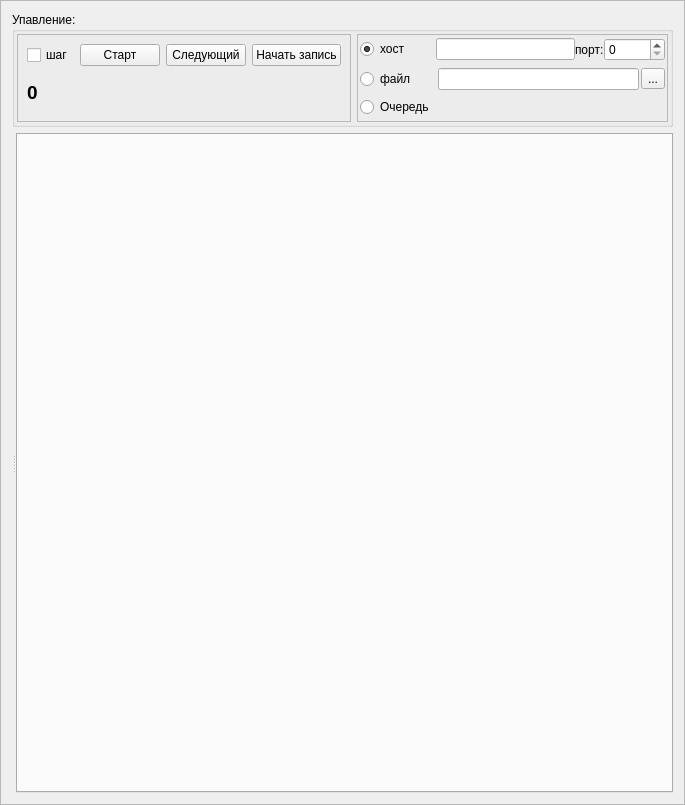
<?xml version="1.0" encoding="UTF-8"?>
<ui version="4.0">
 <class>Frame</class>
 <widget class="QFrame" name="Frame">
  <property name="geometry">
   <rect>
    <x>0</x>
    <y>0</y>
    <width>685</width>
    <height>805</height>
   </rect>
  </property>
  <property name="windowTitle">
   <string>Frame</string>
  </property>
  <property name="frameShape">
   <enum>QFrame::StyledPanel</enum>
  </property>
  <property name="frameShadow">
   <enum>QFrame::Raised</enum>
  </property>
  <layout class="QVBoxLayout" name="verticalLayout_2">
   <item>
    <widget class="QGroupBox" name="groupBox">
     <property name="sizePolicy">
      <sizepolicy hsizetype="Preferred" vsizetype="Maximum">
       <horstretch>0</horstretch>
       <verstretch>0</verstretch>
      </sizepolicy>
     </property>
     <property name="minimumSize">
      <size>
       <width>0</width>
       <height>50</height>
      </size>
     </property>
     <property name="title">
      <string>Упавление:</string>
     </property>
     <layout class="QHBoxLayout" name="horizontalLayout_4">
      <property name="margin">
       <number>2</number>
      </property>
      <item>
       <widget class="QFrame" name="frame">
        <property name="frameShape">
         <enum>QFrame::StyledPanel</enum>
        </property>
        <property name="frameShadow">
         <enum>QFrame::Raised</enum>
        </property>
        <layout class="QGridLayout" name="gridLayout">
         <item row="1" column="1">
          <spacer name="verticalSpacer">
           <property name="orientation">
            <enum>Qt::Vertical</enum>
           </property>
           <property name="sizeHint" stdset="0">
            <size>
             <width>20</width>
             <height>40</height>
            </size>
           </property>
          </spacer>
         </item>
         <item row="1" column="0">
          <widget class="QLabel" name="label_frame">
           <property name="font">
            <font>
             <pointsize>14</pointsize>
             <weight>75</weight>
             <bold>true</bold>
            </font>
           </property>
           <property name="text">
            <string>0</string>
           </property>
          </widget>
         </item>
         <item row="0" column="0" colspan="2">
          <layout class="QHBoxLayout" name="horizontalLayout">
           <property name="leftMargin">
            <number>0</number>
           </property>
           <item>
            <widget class="QCheckBox" name="checkBox_step_mode">
             <property name="text">
              <string>шаг</string>
             </property>
            </widget>
           </item>
           <item>
            <widget class="QPushButton" name="pushButton_play">
             <property name="text">
              <string>Старт</string>
             </property>
            </widget>
           </item>
           <item>
            <widget class="QPushButton" name="pushButton_next">
             <property name="text">
              <string>Следующий</string>
             </property>
            </widget>
           </item>
           <item>
            <widget class="QPushButton" name="pushButton_record">
             <property name="text">
              <string>Начать запись</string>
             </property>
            </widget>
           </item>
          </layout>
         </item>
        </layout>
       </widget>
      </item>
      <item>
       <widget class="QFrame" name="frame_5">
        <property name="frameShape">
         <enum>QFrame::StyledPanel</enum>
        </property>
        <property name="frameShadow">
         <enum>QFrame::Raised</enum>
        </property>
        <layout class="QGridLayout" name="gridLayout_6">
         <property name="horizontalSpacing">
          <number>2</number>
         </property>
         <property name="margin">
          <number>2</number>
         </property>
         <item row="1" column="3">
          <widget class="QLineEdit" name="lineEdit_file"/>
         </item>
         <item row="0" column="0">
          <widget class="QRadioButton" name="radioButton_host">
           <property name="text">
            <string>хост</string>
           </property>
           <property name="checked">
            <bool>true</bool>
           </property>
          </widget>
         </item>
         <item row="1" column="0">
          <widget class="QRadioButton" name="radioButton_file">
           <property name="text">
            <string>файл</string>
           </property>
          </widget>
         </item>
         <item row="1" column="4">
          <widget class="QToolButton" name="toolButton_open_file">
           <property name="text">
            <string>...</string>
           </property>
          </widget>
         </item>
         <item row="0" column="2" colspan="3">
          <layout class="QHBoxLayout" name="horizontalLayout_3">
           <property name="leftMargin">
            <number>0</number>
           </property>
           <item>
            <widget class="QLineEdit" name="lineEdit_host"/>
           </item>
           <item>
            <widget class="QLabel" name="label_3">
             <property name="text">
              <string>порт:</string>
             </property>
            </widget>
           </item>
           <item>
            <widget class="QSpinBox" name="spinBox_port">
             <property name="maximum">
              <number>65536</number>
             </property>
            </widget>
           </item>
          </layout>
         </item>
         <item row="2" column="0">
          <widget class="QRadioButton" name="radioButton_queue">
           <property name="text">
            <string>Очередь</string>
           </property>
          </widget>
         </item>
        </layout>
       </widget>
      </item>
     </layout>
    </widget>
   </item>
   <item>
    <widget class="QSplitter" name="splitter_2">
     <property name="sizePolicy">
      <sizepolicy hsizetype="Expanding" vsizetype="Expanding">
       <horstretch>0</horstretch>
       <verstretch>0</verstretch>
      </sizepolicy>
     </property>
     <property name="orientation">
      <enum>Qt::Horizontal</enum>
     </property>
     <widget class="QSplitter" name="splitter">
      <property name="orientation">
       <enum>Qt::Vertical</enum>
      </property>
     </widget>
     <widget class="QTabWidget" name="tabWidget">
      <property name="currentIndex">
       <number>-1</number>
      </property>
     </widget>
    </widget>
   </item>
  </layout>
 </widget>
 <resources>
  <include location="res.qrc"/>
 </resources>
 <connections/>
</ui>
